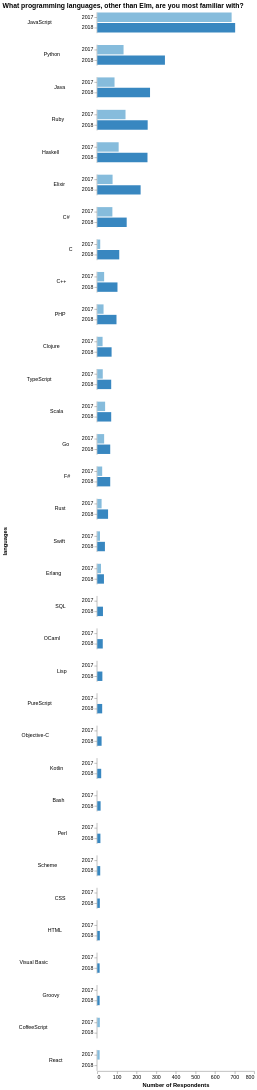

Write a Vega-Lite specification for this figure.
### Vega-Lite specification from a JSON file in a GitHub repository (floating-point values rounded to 4 significant figures)
{"$schema": "https://vega.github.io/schema/vega-lite/v3.json", "title": "What programming languages, other than Elm, are you most familiar with?", "data": {"values": "languages,count,year\nJavaScript,703,2018\nPython,345,2018\nJava,269,2018\nRuby,257,2018\nHaskell,256,2018\nElixir,221,2018\nC#,150,2018\nC,112,2018\nC++,103,2018\nPHP,98,2018\nClojure,73,2018\nTypeScript,71,2018\nScala,71,2018\nGo,66,2018\nF#,66,2018\nRust,55,2018\nSwift,39,2018\nErlang,34,2018\nSQL,29,2018\nOCaml,28,2018\nLisp,26,2018\nPureScript,25,2018\nObjective-C,22,2018\nKotlin,20,2018\nBash,17,2018\nPerl,16,2018\nScheme,15,2018\nCSS,13,2018\nHTML,13,2018\nVisual Basic,12,2018\nGroovy,12,2018\nJavaScript,685,2017\nRuby,144,2017\nPython,134,2017\nHaskell,109,2017\nJava,88,2017\nElixir,78,2017\nC#,77,2017\nScala,40,2017\nGo,35,2017\nC++,35,2017\nPHP,32,2017\nTypeScript,28,2017\nClojure,27,2017\nF#,25,2017\nRust,22,2017\nErlang,19,2017\nC,15,2017\nSwift,14,2017\nCoffeeScript,13,2017\nReact,12,2017\n", "format": {"type": "csv"}}, "config": {"view": {"stroke": "transparent"}, "axis": {"domainWidth": 1}}, "mark": "bar", "encoding": {"row": {"field": "languages", "type": "nominal", "sort": {"field": "count", "order": "descending", "op": "average"}, "header": {"labelAngle": 0}}, "x": {"aggregate": "sum", "field": "count", "type": "quantitative", "axis": {"title": "Number of Respondents", "grid": false}}, "y": {"field": "year", "type": "nominal", "axis": {"title": ""}}, "color": {"field": "year", "type": "ordinal", "legend": null}}}
